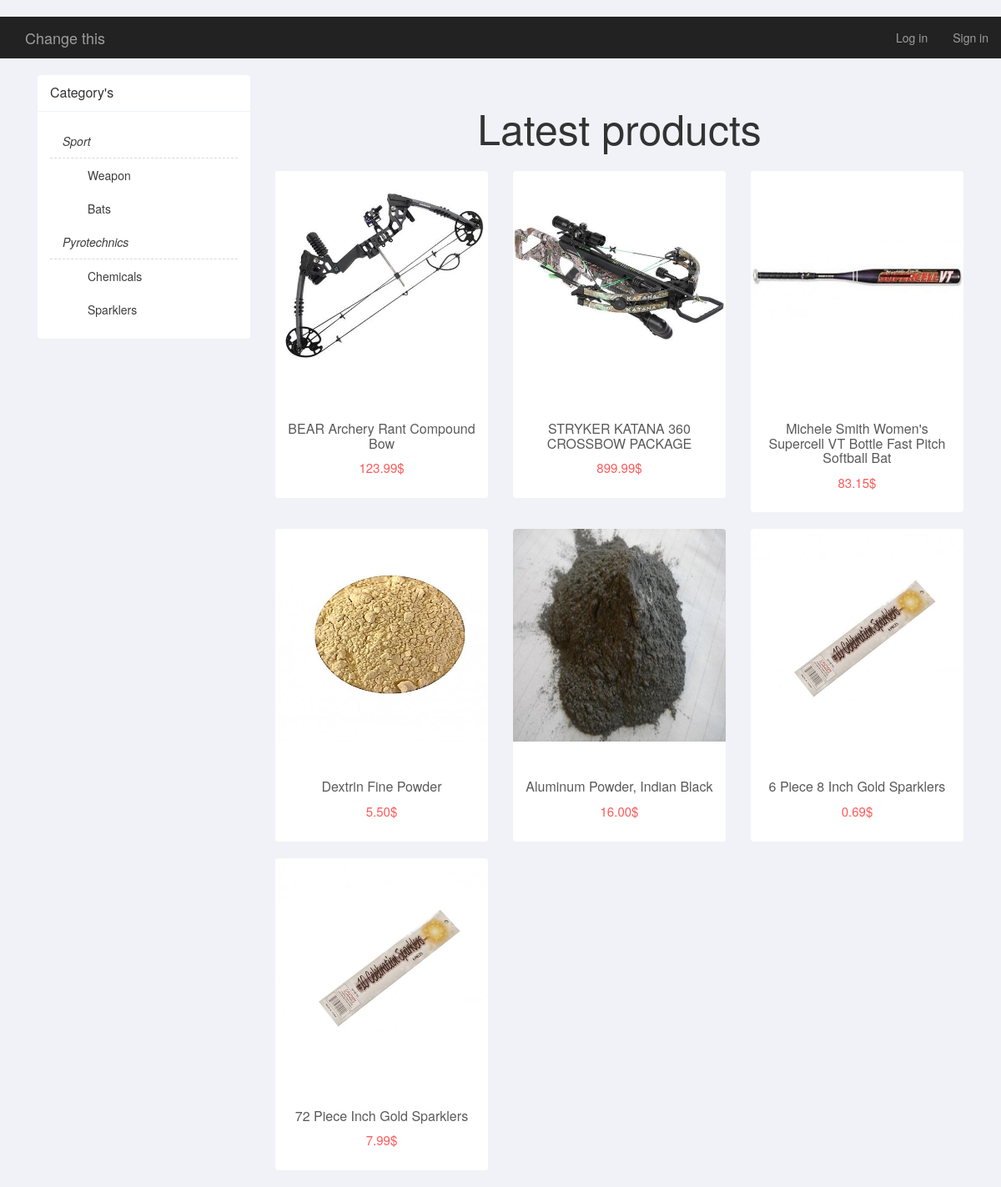
The page / on the database its author committed.
### mainapp/models.py (models this page shows, shortened)
class GlobalCategory(models.Model):
    name = models.CharField(max_length=100, verbose_name='Global category name')
    slug = models.SlugField(unique=True, editable=False)
    def get_relevant_categorys(self):
        collector = NestedObjects(using='default')
        collector.collect([self])
        for index, line in enumerate(collector.data.values()):
            if index == 1:
                return line
    def get_absolute_url(self):
        return reverse('global_category_detail', kwargs={'global_category_slug': self.slug})

class Category(models.Model):
    global_category = models.ForeignKey(GlobalCategory, on_delete=models.CASCADE,
                                        verbose_name='To global category')
    name = models.CharField(max_length=100, verbose_name='Category name')
    slug = models.SlugField(unique=True, editable=False)
    def get_absolute_url(self):
        return reverse('category_detail', kwargs={'category_slug': self.slug})

class Product(models.Model):
    name = models.CharField(max_length=255, verbose_name='Product name')
    category = models.ForeignKey(Category, on_delete=models.CASCADE, verbose_name='Product category', default=None)
    slug = models.SlugField(unique=True, editable=False)
    description = models.TextField(verbose_name='Product description')
    price = models.DecimalField(verbose_name='Product price', max_digits=10, decimal_places=2)
    image = models.ImageField(verbose_name='Image')
    stars = models.DecimalField(max_digits=2, decimal_places=1, verbose_name='Rating',
                                blank=True, null=True)
    def get_absolute_url(self):
        context = {
            'product_slug': self.slug
        }
        return reverse('product_detail', kwargs=context)

### mainapp/views.py (the view)
# urls.py: path('', Index.as_view(), name='index'),
class Index(GetCurtMixin, GetCategorysMixin, View):
    def get(self, request):
        products = Product.objects.all()
        context = {
            'products': products,
            'g_categorys': self.g_categorys,
            'cart': self.cart,
        }
        return render(request, 'index.html', context)

### mainapp/mixins.py (called while the page is built)
    def dispatch(self, request, *args, **kwargs):
        self.g_categorys = GlobalCategory.objects.all()
        return super().dispatch(request, *args, **kwargs)

    def dispatch(self, request, *args, **kwargs):
        if request.user.is_authenticated:
            customer = Customer.objects.get(user=request.user)
            cart = Cart.objects.filter(owner=customer, ordered=False).first()
            if not cart:
                cart = Cart.objects.create(owner=customer)
            self.cart = cart
        else:
            self.cart = None
        return super().dispatch(request, *args, **kwargs)

### mainapp/templates/index.html
{% extends 'base.html' %}
        {% block content %}
        {% include 'categorys_left.html' %}
    <div class="col-md-9">
        <div>
            <h1 style='font-size: 50px;' class='panel-body text-center'>Latest products</h1>
        </div>
        <div class="row product-list">
            {% for product in products %}
            <div class="col-md-4">
                <section class="panel">
                    <div>
                        <a href="{{ product.get_absolute_url }}"><img src="{{ product.image.url }}" /></a>
                    </div>
                    <div class="panel-body text-center">
                        <h4>
                            <a href="{{ product.get_absolute_url }}" class="pro-title">
                                {{ product.name }}
                            </a>
                        </h4>
                        <p class="price">{{ product.price }}$</p>
                    </div>
                </section>
            </div>
            {% endfor %}
        </div>
    </div>
        {% endblock %}

### mainapp/templates/categorys_left.html (shortened to what this page needs)
    <div class="col-md-3">
        <section class="panel">
            <header class="panel-heading">
                Category's
            </header>
            <div class="panel-body">
                <ul class="nav prod-cat">
                    {% for category in g_categorys %}
                    <li>
                        <a href="{{ category.get_absolute_url }}"><i class="fa fa-angle-right">{{ category.name }}</i></a>
                        {% for sub_category in category.get_relevant_categorys %}
                            <ul class="nav">
                                <li><a href="{{ sub_category.get_absolute_url }}">{{ sub_category.name }}</a></li>
                            </ul>
                        {% endfor %}
                    </li>
                    {% endfor %}
                </ul>
            </div>
        </section>
   </div>

### mainapp/static/for_index.css (style rules this page uses)
body { margin-top:20px; background:#f1f2f7; }
.panel { border: none; box-shadow: none; }
.panel-heading { border-color:#eff2f7 ; font-size: 16px; font-weight: 300; }
.prod-cat li a { border-bottom: 1px dashed #d9d9d9; }
.prod-cat li a { color: #3b3b3b; }
.prod-cat li ul { margin-left: 30px; }
.prod-cat li ul li a { border-bottom:none; }
.product-list img { width: 100%; border-radius: 4px 4px 0 0; -webkit-border-radius: 4px 4px 0 0; }
.pro-title { color: #5A5A5A; display: inline-block; margin-top: 20px; font-size: 16px; }
.product-list .price { color:#fc5959 ; font-size: 15px; }

### rows shown on the page
GlobalCategory: name "Sport"
Category: name "Weapon"
Category: name "Bats"
GlobalCategory: name "Pyrotechnics"
Category: name "Chemicals"
Category: name "Sparklers"
Product: image (picture), name "BEAR Archery Rant Compound Bow", price "123.99"
Product: image (picture), name "STRYKER KATANA 360 CROSSBOW PACKAGE", price "899.99"
Product: image (picture), name "Michele Smith Women's Supercell VT Bottle Fast Pitch Softball Bat", price "83.15"
Product: image (picture), name "Dextrin Fine Powder", price "5.50"
Product: image (picture), name "Aluminum Powder, Indian Black", price "16.00"
Product: image (picture), name "6 Piece 8 Inch Gold Sparklers", price "0.69"
Product: image (picture), name "72 Piece Inch Gold Sparklers", price "7.99"
